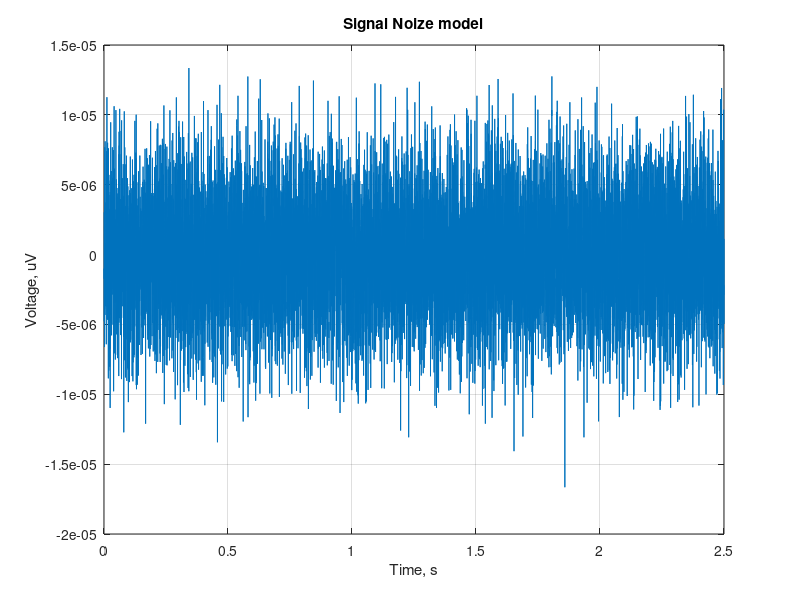
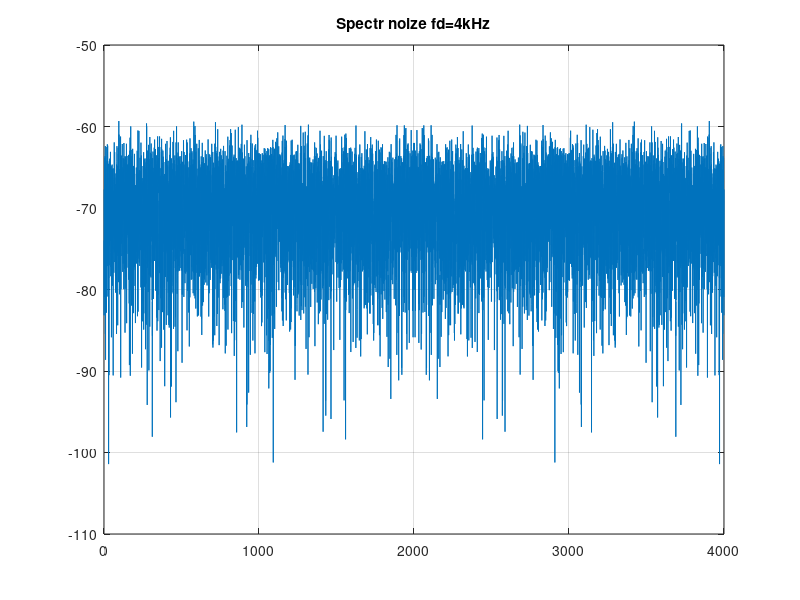

These figures' MATLAB source, in order: (Note: this script raises an error after producing the figures.)
% digital filter 
% 32bit signal 

% noize 4ksapmle 16uV
N = 1e4;
noize_level = 8e-6;        % level noize
f_dateRate = 4e3;           % f_dateRate




t = 1/f_dateRate:1/f_dateRate:N/f_dateRate;

Gause_Voltage = (noize_level/2).*wgn(N,1,0); 


Gause_Voltage = Gause_Voltage';% + sin(2*pi*100.*t);

%% graph signal noize
figure();
plot(t, Gause_Voltage); grid;
ylabel('Voltage, uV');
xlabel('Time, s');
title('Signal Noize model');


%% graph spectr
figure();
S = fft(Gause_Voltage);
df = f_dateRate/N : f_dateRate/N : f_dateRate;
plot(df, 20.*log10(abs(S))); grid;
title("Spectr noize fd=4kHz");


impH = FIR_FILTER_imp(500, 4000, 1, 1e-6, 32);
out_FIR = FIR_FILTER(Gause_Voltage, real(impH));
out_Proc = Gause_Voltage - out_FIR;
%% graph median Filter impulse pomeh
figure();
vect_signal_median = medfilt1(Gause_Voltage,9);

Wind = 101;

for i = 1 : N
    if (i > floor(Wind/2) && i <= N-floor(Wind/2))
        sig_sort = sort_buble(Gause_Voltage(i-floor(Wind/2):(i+floor(Wind/2))), Wind);
        
        std_array = stdArrow(Gause_Voltage(i-floor(Wind/2):(i+floor(Wind/2))), Wind);
        corr_vect = auto_corr(Gause_Voltage(i-floor(Wind/2):(i+floor(Wind/2))), Wind);
        
        vect_signal_med(i) = sig_sort(round(Wind/2));
        summ = 0;
        buff = Gause_Voltage(i-floor(Wind/2):(i+floor(Wind/2)));
        for j = 1 : Wind
            summ = summ + buff(j);
        end;
        Moving_Aver(i) = summ/Wind;
        stdFilter(i) = Gause_Voltage(i) - std_array;
    else
        vect_signal_med(i) = 0;
        Moving_Aver(i) = 0;
        stdFilter(i) = 0;
    end;
end;

out_FIR = FIR_FILTER(Gause_Voltage, [1 1 1 1 1 1 1 1]);

plot(t, Gause_Voltage, t, vect_signal_median, t, vect_signal_med, t, out_FIR); grid;
ylabel('Voltage, uV');
xlabel('Time, s');
title('Signal Noize median filter model');

%% graph spectr
figure();
S = fft(out_FIR);
df = f_dateRate/N : f_dateRate/N : f_dateRate;
plot(df, abs(S)); grid;
title("Spectr noize median filter fd=4kHz");

% %% Gausse Filter
% W = Num;
% 
% voltage_Gause = filter(W, 1, Gause_Voltage);
% figure();
% 
% plot(t, Gause_Voltage, t, voltage_Gause); grid;
% ylabel('Voltage, uV');
% xlabel('Time, s');
% title('Signal Noize Gausse Filter');
% 
% %% graph spectr
% figure();
% S = fft(voltage_Gause);
% df = f_dateRate/N : f_dateRate/N : f_dateRate;
% plot(df, abs(S)); grid;
% title("Spectr noize Window filter fd=4kHz");

%% filter alpha-betta Kalman 
figure();
dt = 0.4;
alpha = 0.1;
betta = 0.005;

voltage_noze_to = 0;
v_to = 0;

for i = 1 : N

    voltage_noze = voltage_noze_to + (v_to*dt);
    voltage_k = v_to;

    rk = Gause_Voltage(i) - voltage_noze;

    voltage_noze = voltage_noze + alpha*rk;
    voltage_k = voltage_k + (betta*rk)/dt;

    voltage_noze_to = voltage_noze;
    v_to = voltage_k;

    voltage_noze_Kalman(i) = voltage_noze_to;
end;

dr = 0.05; dvx = 1/4e3; T = 0.1; 
qx = 1e-5; qvx = 1e-3;

H = [1 0]; F = [1 T; 0 1]; Q = [qx 0; 0 qvx]; R = dr;

xe = [Gause_Voltage(1); 0];  xf = [Gause_Voltage(1); 0];

De = [dr 0; 0 dvx];
D   = [dr 0; 0 dvx];

aXest = zeros(N,1);

for i=1:N
    xe = F * xf;
    De = F * D * F' + Q;
    
    S  = H*De*H' + R;
    
    K = De * H' / ( H*De*H' + R);
    
    xf = xe + K * (Gause_Voltage(i) - H * xe);
    
    D = ([1 0; 0 1] - K * H) * De;
    
    Kalman_lineir(i) = xf(1);
    
end

subplot(2,1,1); plot(t, Gause_Voltage, t, voltage_noze_Kalman); grid;
ylabel('Voltage, uV');
xlabel('Time, s');
title('Signal Noize Kalman alpha-betta Filter');
subplot(2,1,2); plot(t, Gause_Voltage, t, Kalman_lineir); grid;
ylabel('Voltage, uV');
xlabel('Time, s');
title('Signal Noize Kalman Filter');

%% graph spectr
figure();
S = fft(voltage_noze_Kalman);
S0 = fft(Kalman_lineir);

df = f_dateRate/N : f_dateRate/N : f_dateRate;
subplot(2,1,1); plot(df, abs(S)); grid;
title("Spectr noize Kalman Alpha-Betta Filter fd=4kHz");
subplot(2,1,2); plot(df, abs(S0)); grid;

%title("Spectr noize Kalman Alpha-Betta Filter fd=4kHz");

% %% Autocorrelation algorithm 
% 
% M = 500;
% figure();
% for i = 1 : N
%     if (i > floor(M/2) && i <= N-floor(M/2))
%         
%         buff = Gause_Voltage(i-floor(M/2):(i+floor(M/2)));
%         
%         summ= zeros(1,2*M);
%         for j = 1 : M
%             
%             for ij = 1 : M
%                 summ(j+ij-1) = summ(j+ij-1) + buff(j)*buff(ij);
%             end;
%            
%         end;
%         Autocorr = summ;
% 
%     end;
% end;
% plot(Autocorr);

function sig_sort = sort_buble(buff_buble, Window)
% signal - signal
% Window - window sort buble

for i = 1 : Window
    for j = 1 : Window-i
        %
        if ( buff_buble(j) > buff_buble(j+1) )
            var_buff = buff_buble(j);
            buff_buble(j) = buff_buble(j+1);
            buff_buble(j+1) = var_buff;
        end;
    end;
end;
sig_sort = buff_buble;
end


function std_array = stdArrow(buff_buble, Window)
% signal - signal
% Window - window sort buble
mean = 0;
for i = 1 : Window
    mean = mean + buff_buble(i);
end;

mean = mean/Window;

stds = 0;
for i = 1 : Window
    stds = stds + (mean - buff_buble(i))^2;
end;
std_array = stds/Window;
end


function corr_vect = auto_corr(buff_buble, Window)
% signal - signal
% Window - window sort buble
summ = zeros(1, Window);
for i = 1 : Window
    summ(i) = 0;
    for j = 1 : Window
        if (i-j>0) 
            summ(i) = summ(i) + buff_buble(j)*buff_buble(i-j);
        end;
    end;
end;
corr_vect = summ/Window;
end

function out_FIR = FIR_FILTER(in_FIR, Windw)
% signal - signal
% Window - window sort buble
summ = zeros(1, length(in_FIR));
for i = 1 : length(in_FIR)
    summ(i) = 0;
    for j = 1 : length(Windw)
        if (i-j>0) 
            summ(i) = summ(i) + Windw(j)*in_FIR(i-j);
        end;
    end;
end;
out_FIR = summ/length(Windw);
end

function impH = FIR_FILTER_imp(fs, fd, Ap, An, N_FIR)
%%
% fs - freqwency fs - 0.7dB
% fd - freqwency f sample 
% Ap - 1;
% An - 0;
Sf = zeros(1, fd/2);
for i = 1 : fd/2
    if (i > fs)
        Sf(i) = Ap;
    else
        Sf(i) = An;
    end;
end;
Sfs = [Sf rot90(rot90(Sf))];
impH_fft = fft(Sfs);

plot(real(impH_fft));
% 
for i = 1 : fd
    if(i<fd/2)
        impH_fft1(i) = impH_fft(i+fd/2);
    else
        impH_fft1(i) = impH_fft(i-fd/2+1);
    end;
end;
impH = impH_fft;
H_FIR = impH_fft1(fd/2-N_FIR : fd/2+N_FIR);
G = H_FIR*H_FIR';
H_FIR = H_FIR./G;
plot(real(H_FIR));
[h, w] = freqz(H_FIR, 1, 512);
plot(w, 20*log10(abs(h)./max(abs(h))));
end